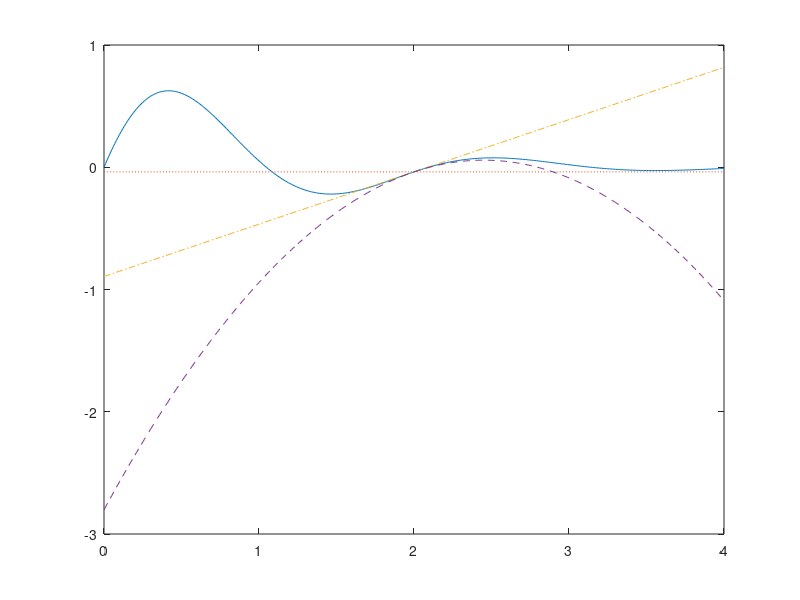

MATLAB code to generate this figure:
%ME 300 Week 1 PreLab
%Given: f(x)=e^(-x)*sin(3x)
%Find: First three orders of a Taylor series expansion about x=2 where
%x=[0,4]
clc
clear
hold off
%workspace, commandwindow, and current plot cleared

%Plot original function
for i=1:4*100+1 %resolution of 100 points/unit
    x(i)=0+(i-1)/100; %"x" value calculated for each interation
    y(i)=exp(-x(i))*sin(3*x(i));  %"y" value calculated for each "x"
end
plot (x,y)
hold on
clear i %counter removed from workspace

%Plot n=0 truncated Taylor series
for i=1:4*100+1 %resolution of 100 points/unit
    x0(i)=0+(i-1)/100; %"x" value calculated for each interation
    y0(i)=exp(-2)*sin(6);  %"y" value calculated for each "x"
end
plot (x0,y0,':')
clear i %counter removed from workspace


%Plot n=1 truncated Taylor series
for i=1:4*100+1 %resolution of 100 points/unit
    x1(i)=0+(i-1)/100; %"x" value calculated for each interation
    y1(i)=exp(-2)*(sin(6)+(3*cos(6)-sin(6))*(x1(i)-2));  %"y" value calculated for each "x"
end
plot (x1,y1,'-.')
clear i %counter removed from workspace


%Plot n=2 truncated Taylor series
for i=1:4*100+1 %resolution of 100 points/unit
    x2(i)=0+(i-1)/100; %"x" value calculated for each interation
    y2(i)=exp(-2)*(sin(6)+(3*cos(6)-sin(6))*(x2(i)-2)-(8*sin(6)+6*cos(6))*(x2(i)^2-4*x2(i)+4));  %"y" value calculated for each "x"
end
plot (x2,y2,'--')
clear i %counter removed from workspace